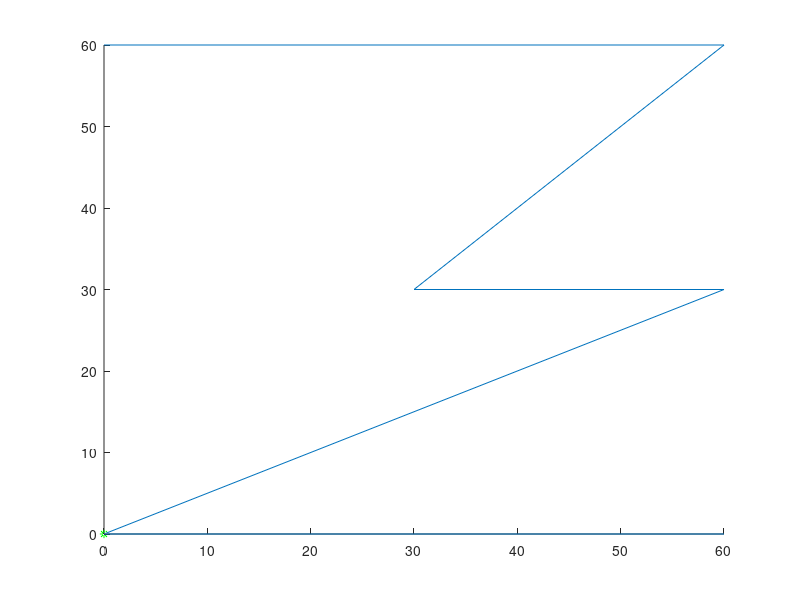

This figure's MATLAB source: (Note: this script raises an error after producing the figure.)
fid = fopen('projs.txt', 'r');
input = fscanf(fid,'%f');
fclose(fid);
projs = zeros(2, 8);
pts = [60 60 0 60 30 60 60 0; 0 0 0 30 30 60 60 60; 0 60 60 30 60 0 60 0];

fid = figure;
hold on
plot3(pts(1,:), pts(2,:),pts(3,:));
plot3(0,0,0,'g*');
orientation = [1     0     0;
               0     0    -1;
               0     1     0];
location = [700 700 700];
cam = plotCamera('Location',location,'Orientation',orientation,'Size',50);
%set(gca,'CameraUpVector',[0 0 -1]);
%camorbit(gca,-110,60,'data',[0 0 1]);
grid on
axis equal
axis manual

xlim([0, 1200]);
ylim([0, 1200]);
zlim([0, 1200]);

az = 155;
el = 30;
view(az, el);


ind = 1;
%while(1)
while(1)
    for i = 1:8
        projs(1,i) = input(ind);
        projs(2,i) = input(ind + 1);
        ind = ind + 2;
    end
    if (input(ind) ~= 27)
        print('Error');
    end
    ind = ind + 1;
    
    [f_est, R_est, t_est] = epnpfr_orig_real(pts, projs);
    
    pause(0.03);
    
    cam.Orientation = R_est';
    cam.Location = -t_est' * cam.Orientation;
    drawnow();
   
end
